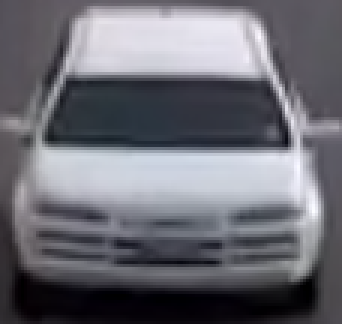
#> input picture Car1.PNG, 114 x 108 px, found by its file name (shown 3 times larger)
$ python compareHistogram.py
#> lines starting #> are read from the running program, lines starting #| are printed output that depends on the picture; after the words box and inside, x2 and y2 are one past the last pixel; in counts of white or black regions, pixels touching at a corner belong together; long printed decimals are rounded
import cv2
import numpy as np
from matplotlib import pyplot as plt

#can also use "Car1.png" or "Car3.png"
img1 = cv2.imread("Car1.png")
#> img1 is the input picture: shape (108, 114, 3); mean B, G, R 115.6, 107.7, 107.6
img2 = cv2.imread("whitecar2.png")
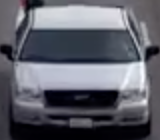
#> input picture whitecar2.PNG, 160 x 140 px, found by its file name
#> img2 is the input picture: shape (140, 160, 3); mean B, G, R 106.1, 96.4, 94.9
#cv2.imshow("Car 1", img1)
#cv2.imshow("Car 2", img2)

hsv_test1 = cv2.cvtColor(img1, cv2.COLOR_BGR2HSV)
#> hsv_test1: shape (108, 114, 3); mean H, S, V 124, 37.8, 115.7
hsv_test2 = cv2.cvtColor(img2, cv2.COLOR_BGR2HSV)
#> hsv_test2: shape (140, 160, 3); mean H, S, V 119.6, 59.1, 106.2

#hsv_half_down = hsv_test1[hsv_test1.shape[0]//2:,:]

h_bins = 50
s_bins = 60
histSize = [h_bins, s_bins]

h_ranges = [0, 180]
s_ranges = [0, 256]
ranges = h_ranges + s_ranges

channels = [0, 1]

hist_test1 = cv2.calcHist([hsv_test1], channels, None, histSize, ranges, accumulate=False)
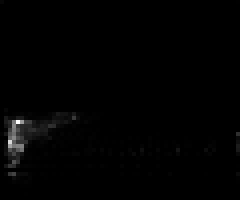
#> hist_test1: shape (50, 60) float32 (shown 4 times larger); min 0, max 492, mean 4.1; drawn with min black and max white
cv2.normalize(hist_test1, hist_test1, alpha=0, beta=1, norm_type=cv2.NORM_MINMAX)
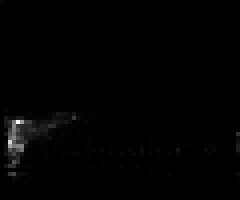
#> hist_test1: shape (50, 60) float32 (shown 4 times larger); 14.6% of pixels changed, all inside (x1, y1, x2, y2) = (0, 0, 60, 49)

hist_test2 = cv2.calcHist([hsv_test2], channels, None, histSize, ranges, accumulate=False)
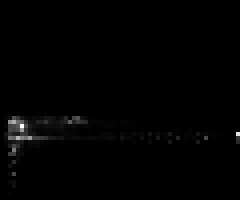
#> hist_test2: shape (50, 60) float32 (shown 4 times larger); min 0, max 859, mean 7.5; drawn with min black and max white
cv2.normalize(hist_test2, hist_test2, alpha=0, beta=1, norm_type=cv2.NORM_MINMAX)
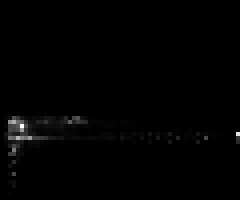
#> hist_test2: shape (50, 60) float32 (shown 4 times larger); 17.27% of pixels changed, all inside (x1, y1, x2, y2) = (0, 0, 60, 49)

result = cv2.compareHist(hist_test1, hist_test2, 0)
#> result = 0.599

print(result)
#| 0.5993
